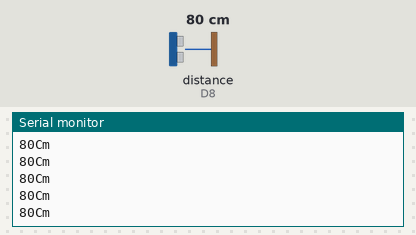
The sketch below on a simulated ESP8266 (NodeMCU). Parts: the last lines printed to the serial monitor. Wiring (inferred from the names in the program): ultrasonic range finder: trigger D1; echo D8. The inputs (shaded band) are chosen by the test bench; at power-on: distance to the obstacle (sensor on D8) 80 cm. The echo pulse lasts 58.3 µs per cm.

Above: at 1.2 s.
1.3 s: distance to the obstacle (sensor on D8) set to 2 cm
At 1.37 s:
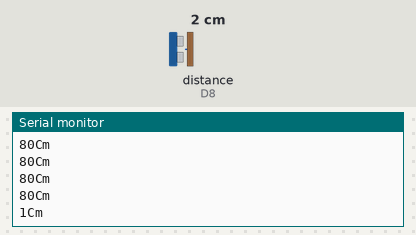
2.8 s: distance to the obstacle (sensor on D8) set to 4 cm
At 2.88 s:
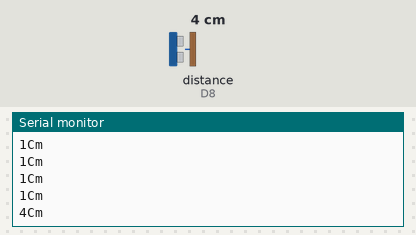
Timing chart, 0 to 5.8 s (numbered marks = the images above; inputs shaded):
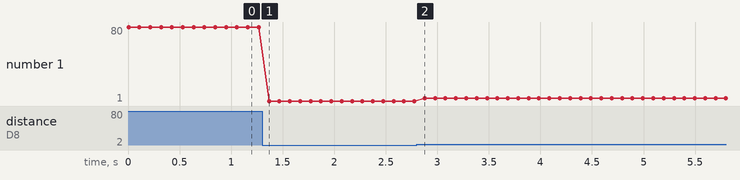

Measured:
- after the input at 1.3 s, the serial monitor: prints a new line after 0.07 s (image 1)
- after the input at 2.8 s, the serial monitor: prints a new line after 0.08 s (image 2)
- plotted number 1: 80 → 1 after the input at 1.3 s, 1 → 4 after the input at 2.8 s

The sketch:

ultra.ino
```cpp
#define TRIGGERPIN D1
#define ECHOPIN    D8

void setup()
{
  // Debug console
  Serial.begin(115200);
  pinMode(TRIGGERPIN, OUTPUT);
  pinMode(ECHOPIN, INPUT);

}
void loop()
{
  long duration, distance;
  digitalWrite(TRIGGERPIN, LOW);
  delayMicroseconds(3);

  digitalWrite(TRIGGERPIN, HIGH);
  delayMicroseconds(12);

  digitalWrite(TRIGGERPIN, LOW);
  duration = pulseIn(ECHOPIN, HIGH);
  distance = (duration/2) / 29.1;
  Serial.print(distance);
  Serial.println("Cm");
  delay(100);
}
```
